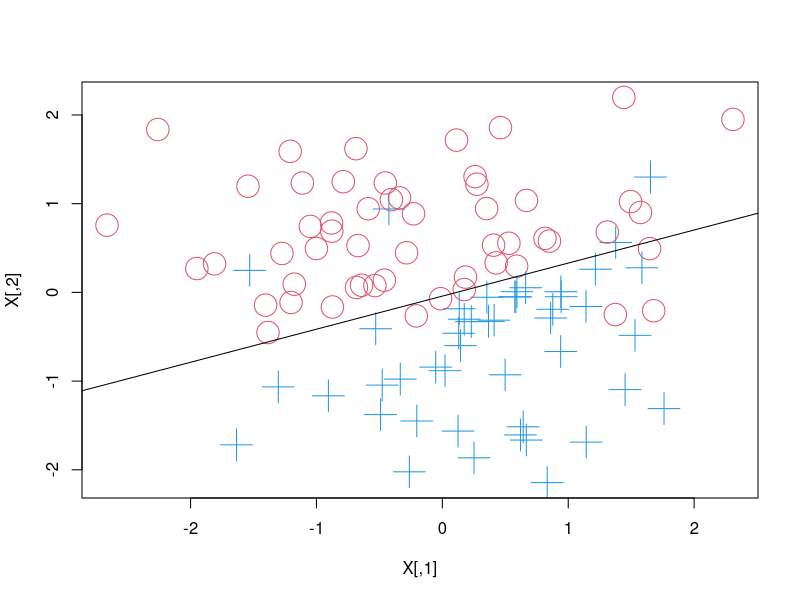

Source code (R):
# demonstration of computation of finding the "maximum-margin" 
# separating hyperplane of # linearly separable two-class dataset

library("quadprog");  # we do this by quadratic programming and need library

w = rnorm(2);  # choose a random weight vector (unknown to us)
b = rnorm(1);  # choose the b offset (also unknown)
p = .05;
C = .1;
N = 100;       # number of observations
X = matrix(0,nrow = N, ncol = 2);  #  the data matrix of predictors
t = rep(0,N);  # the vector of {-1,1} elements giving classes 
for (i in 1:N) {  # generate the data
  X[i,]  = rnorm(2);  # choose each predictor vector randomly
  t[i] = sign(t(w) %*% X[i,] + b)  # choose data to be linearly separable
  if (runif(1) < p) t[i] = -t[i];
  # note that our choice of the class is forced here if we want
  # to be sure the classes are linearly separable.  
  # we should expect that there are other separating hyperplanes than
  # the one defined by our choice of w and b
}
plot(X,pch=(t+2),col=(t+3),cex=3)   # observe dat
#abline(-b/w[2],-w[1]/w[2]);  # draw the separating line

# now we want to phrase the problem as quadratic programming.  
# the generic formulation is: 
#  minimize x^t D x + d^t x s.t. A x >= c
# where 
#  x is a k-vector 
#  D is kxk matrix
#  d is k-vector
#  A is Nxk matrix
#  c is  N-vector
#
# We showed that "our" QP problem can be written out in this form where
#
# D is 0-1 matrix with only the first two diagonal elements 1
# d is 0
# The first two columns of A are the X matrix with sign flips according to t
# and the last column is t
# c is a vector of 1's

# construct the corresponding elements: D,d, A, c

D = diag(3+N);
D[3,3] = .00000001
for (n in 1:N) D[3+n,3+n] = 1;  # first two components are the w elements and last one b
# minor kludge here,  need a positive definite matrix so add a small
# value for the last diagonal element
d = rep(0,N+3);
for (n in 1:N) d[3+n] = C;
A1 = cbind(X*t,t,diag(N));
A2 = cbind(matrix(0,nrow=N,ncol=3),diag(N));
A = rbind(A1,A2);
c = c(rep(1,N),rep(0,n));
result = solve.QP(D,d,t(A),c);  # painless QP result from package!!

what = result$solution[1:2];  # margin-maximizing w
bhat = result$solution[3];    # margin-maximizing b
abline(-bhat/what[2],-what[1]/what[2]);  # draw the separating line
# abline gives line in mx+b form so need to transform our line represention
# which is w^t x b = w_1 x + w_2 y + b = 0 to 
# y = -w_1/w_2 x - b/w_2